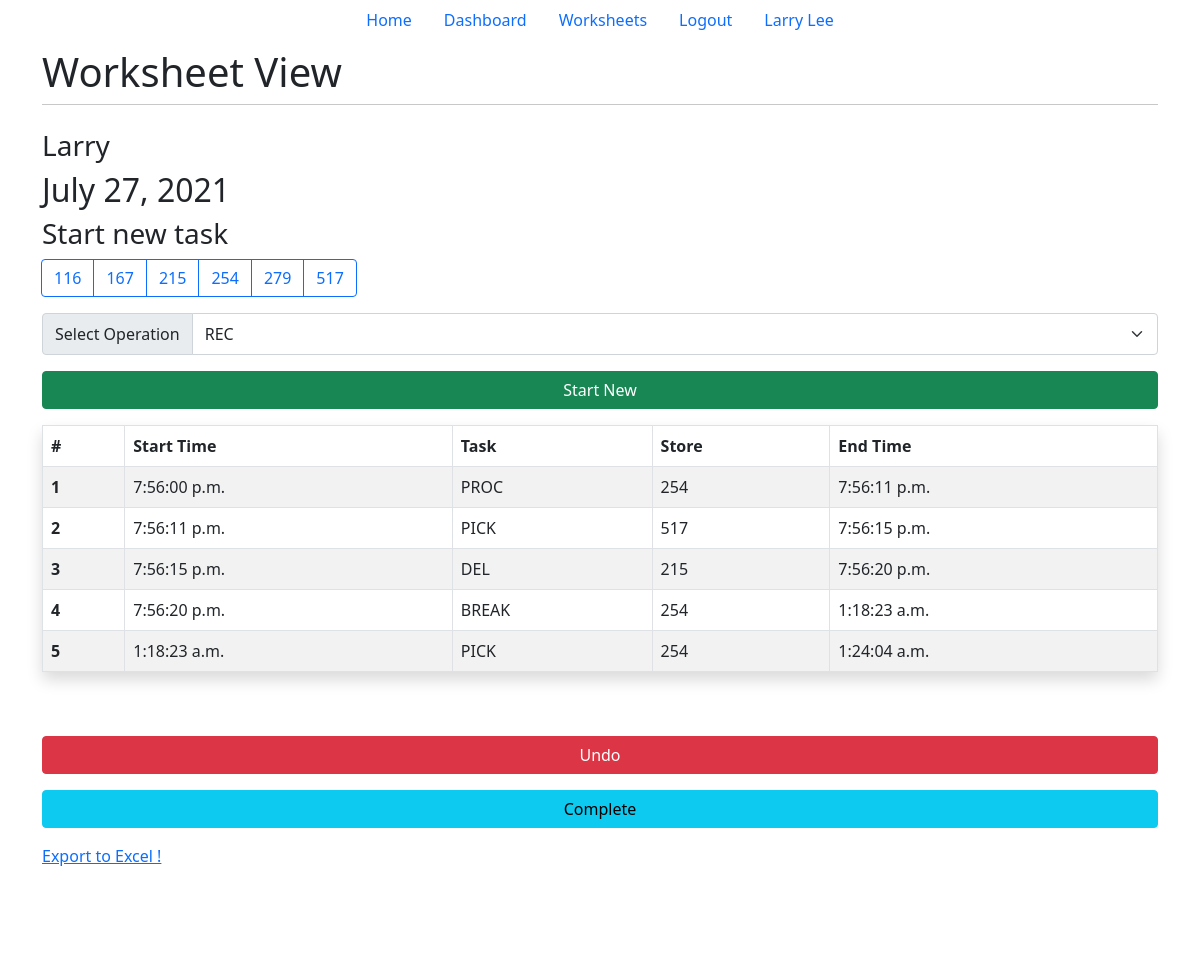
The page /tracker/1 (signed in) on the database its author committed.
### main/models.py (models this page shows, shortened)
class Worksheet(models.Model):
    user = models.ForeignKey(
        User, on_delete=models.CASCADE, related_name="worksheet", null=True)
    name = models.CharField(max_length=20)
    date = models.DateField(name="date", auto_now_add=True)
    operations = [
        "REC",
        "BACK",
        "PROC",
        "SCAN",
        "R_PICK",
        "B_PICK",
        "S_PICK",
        "DEL",
        "LOAD",
        "Break",
        "Lunch",
        "Cleaning",
    ]
    stores = [
        116,
        167,
        215,
        254,
        279,
        517,
    ]
    class Meta:
        verbose_name = ("Worksheet")
        verbose_name_plural = ("Worksheets")

class Entry(models.Model):
    worksheet = models.ForeignKey(Worksheet, on_delete=models.CASCADE)
    start_time = models.TimeField(name="start_time", null=True, blank=True)
    operation = models.CharField(name="operation", max_length=10)
    store = models.IntegerField(name="store", default=116)
    end_time = models.TimeField(name="end_time", null=True, blank=True)
    class Meta:
        verbose_name = ("entry")
        verbose_name_plural = ("entries")

### main/views.py (the view, shortened to what this page needs)
# urls.py: path('tracker/<int:id>', views.user_tracker, name="tracker"),
def user_tracker(response, id):
    try:
        ws = Worksheet.objects.get(id=id)
    except:
        return HttpResponseRedirect('/')
    serialized_obj = serializers.serialize('json', [ ws, ])
    response.session['ws'] = serialized_obj
    if ws in response.user.worksheet.all():
        last_entry = len(ws.entry_set.all())
        return render(response, 'tracker.html', {"ws": ws})
    return render(response, "worksheets.html", {"ws": ws})

### main/templates/tracker.html (shortened to what this page needs)
{% extends 'base.html' %}
{% load tz %}
{% block title2 %}Worksheet View{% endblock title2 %}
{% block content %}
{% if user.is_authenticated %}
<h3>{{ws.name}}</h3>
<h2>{{ws.date}}</h2>
<h3>Start new task</h3>
<div class="d-grid gap-3">
    <form method="post" action="#" , class="form-group">
        <div class="d-grid gap-3">
            <div class="btn-group-lg gap-3 me-1" role="toolbar" aria-label="Toolbar with button groups">
                <div class="btn-group me-1" role="group" aria-label="Basic radio toggle button group">
                    {% for item in ws.stores %}
                    <label class="btn btn-outline-primary" for="btnradio{{forloop.counter}}">{{item}}</label>
                    {% endfor %}
                </div>
            </div>
            <div class="input-group">
                <div class="input-group-text" id="btnGroupAddon">Select Operation</div>
                <select class="form-select form-control-lg" name="operation_list" aria-describedby="btnGroupAddon"
                    required>
                    {% for item in ws.operations %}
                    <option value={{item}}>{{item}}</option>
                    {% endfor %}
                </select>
            </div>
            <div class="d-grid gap-3">
                <button class="btn btn-success" type="submit" name="start_new" , value="start_new">Start New</button>
            </div>
        </div>
    </form>
    <table class="table table-striped table-hover table-bordered shadow p-3 mb-5 bg-body rounded">
        <thead>
            <tr>
                <th scope="col">#</th>
                <th scope="col">Start Time</th>
                <th scope="col">Task</th>
                <th scope="col">Store</th>
                <th scope="col">End Time</th>
            </tr>
        </thead>
        <tbody>
            {% for entry in ws.entry_set.all %}
            <tr>
                <th scope="row">{{forloop.counter}}</th>
                <td colspan="1">{{entry.start_time}}</td>
                <td colspan="1">{{entry.operation}}</td>
                <td colspan="1">{{entry.store}}</td>
                <td colspan="1">{{entry.end_time}}</td>
            </tr>
            {% endfor %}
        </tbody>
    </table>
    <button type="button" class="btn btn-danger" data-bs-toggle="modal" data-bs-target="#undo_button">
        Undo
    </button>
    <form method="post" action="#" , class="form-group">
        <div class="d-grid gap-3">
            <button class="btn btn-info" type="submit" name="complete" , value="complete">Complete</button>
        </div>
    </form>
    <a href="/export">Export to Excel !</a>
</div>
{% endif %}
{% endblock content %}

### main/templates/base.html (shortened to what this page needs)
<!doctype html>
<html lang="en">
<head>
    <link href="https://cdn.jsdelivr.net/npm/bootstrap@5.0.2/dist/css/bootstrap.min.css" rel="stylesheet"
>
</head>
<body>
    {% block nav %}
    <ul class="nav justify-content-center">
        <li class="nav-item">
            <a class="nav-link" href="/">Home</a>
        </li>
        <li class="nav-item">
            <a class="nav-link" href="/dashboard">Dashboard</a>
        </li>
        {% if user.is_authenticated %}
        <li class="nav-item">
            <a class="nav-link" href="/worksheets">Worksheets</a>
        </li>
        <li class="nav-item">
            <a class="nav-link" href="/logout">Logout</a>
        </li>
        <li>
            <a class="nav-link">{{user.first_name}} {{user.last_name}}</a>
        </li>
        {% endif %}
    </ul>
    {% endblock nav %}
    <div class="wrapper container" id="content" , name="content" , class="main">
        <div class="row justify-content-center">
            <div class="col-12">
                <h1 class="mt-2"> {% block title2 %}Task Tracker{% endblock title2 %}</h1>
                <hr class="mt-0 mb-4">
                {% block content %}
                {% endblock content %}
            </div>
        </div>
    </div>
    {% block foot %}
    <footer class="mt-auto"></footer>
    {% endblock foot %}
</body>
</html>

### main/templates/base.html (style rules this page uses)
footer { background: rgb(255, 255, 255); height: 100px; padding: auto; }
html, body { max-width: 100%; overflow-x: hidden; }

### rows shown on the page
Worksheet: name "Larry", date "July 27, 2021", operation_list "REC"
Entry: start_time "7:56:00 p.m.", operation "PROC", store "254", end_time "7:56:11 p.m."
Entry: start_time "7:56:11 p.m.", operation "PICK", store "517", end_time "7:56:15 p.m."
Entry: start_time "7:56:15 p.m.", operation "DEL", store "215", end_time "7:56:20 p.m."
Entry: start_time "7:56:20 p.m.", operation "BREAK", store "254", end_time "1:18:23 a.m."
Entry: start_time "1:18:23 a.m.", operation "PICK", store "254", end_time "1:24:04 a.m."

### other values the page prints
{{ user.first_name }} "Larry"
{{ user.last_name }} "Lee"
{{ item }} "116" "167" "215" "254" "279" "517"
